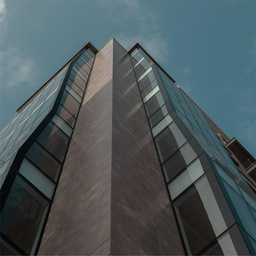
#> input picture right.jpg, 256 x 256 px, shrunk from 800 x 800 before the run
$ python Harris.py
#> lines starting #> are read from the running program, lines starting #| are printed output that depends on the picture; after the words box and inside, x2 and y2 are one past the last pixel; in counts of white or black regions, pixels touching at a corner belong together
import cv2
from matplotlib import pyplot as plt
import numpy as np

# detector parameters
block_size = 3
sobel_size = 3
k = 0.06

image = cv2.imread('right.jpg')
#> image is the input picture: shape (256, 256, 3); mean B, G, R 91.4, 88.1, 76

print(image.shape)
#| (256, 256, 3)
height = image.shape[0]
#> height = 256
width = image.shape[1]
#> width = 256
channels = image.shape[2]
#> channels = 3
print("width: %s  height: %s  channels: %s" % (width, height, channels))
#| width: 256  height: 256  channels: 3

gray_img = cv2.cvtColor(image, cv2.COLOR_BGR2GRAY)
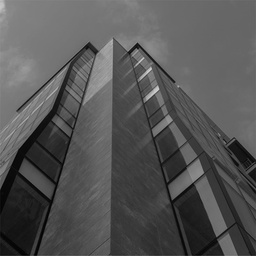
#> gray_img: shape (256, 256); min 1, max 213, mean 84.9

# modify the data type setting to 32-bit floating point
gray_img = np.float32(gray_img)

# detect the corners with appropriate values as input parameters
corners_img = cv2.cornerHarris(gray_img, block_size, sobel_size, k)
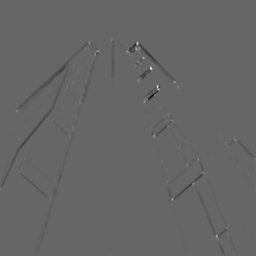
#> corners_img: shape (256, 256) float32; min -4993599, max 7445721, mean -24436; drawn with min black and max white

# result is dilated for marking the corners, not necessary
# kernel = cv2.getStructuringElement(cv2.MORPH_RECT, (3, 3))
# dst = cv2.dilate(corners_img, kernel)

dst = corners_img

# Threshold for an optimal value, marking the corners in Green
# image[corners_img>0.01*corners_img.max()] = [0,0,255]

for r in range(height):
    for c in range(width):
        pix = dst[r, c]
        if pix > 0.05 * dst.max():
            cv2.circle(image, (c, r), 5, (0, 0, 255), 0)
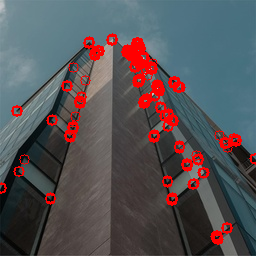
#> image: shape (256, 256, 3); 6.12% of pixels changed, all inside (x1, y1, x2, y2) = (0, 33, 256, 245)

image = cv2.cvtColor(image, cv2.COLOR_BGR2RGB)
plt.imshow(image)
plt.show()

$ run again, with left.jpg copied over right.jpg
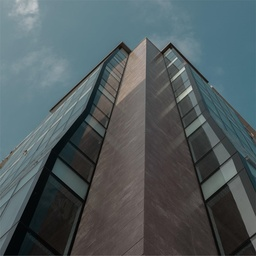
#> input picture left.jpg, 256 x 256 px, shrunk from 800 x 800 before the run
#> image is the input picture: shape (256, 256, 3); mean B, G, R 94.4, 91.4, 80.4
#| (256, 256, 3)
#| width: 256  height: 256  channels: 3
#> `corners_img = cv2.cornerHarris(gray_img, block_size, sobel_size, k)`:
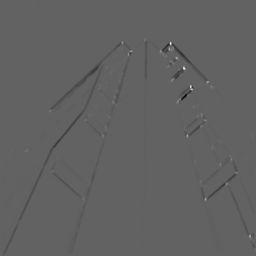
#> corners_img: shape (256, 256) float32; min -4719908, max 7536894, mean -24900.1; drawn with min black and max white
#> after the loop `for r in range(height):`:
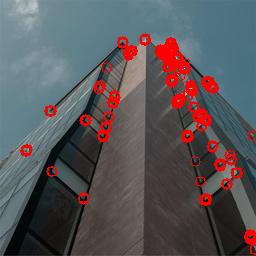
#> image: shape (256, 256, 3); 5.73% of pixels changed, all inside (x1, y1, x2, y2) = (20, 33, 256, 255)

$ run again, with logleft.png saved as right.jpg
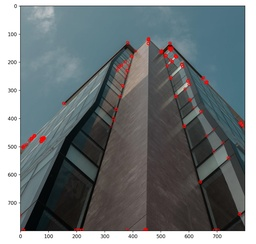
#> input picture logleft.png, 256 x 244 px, shrunk from 1092 x 1039 before the run
#> image is the input picture: shape (244, 256, 3); mean B, G, R 122.1, 119.8, 112.7
#| (244, 256, 3)
#| width: 256  height: 244  channels: 3
#> `corners_img = cv2.cornerHarris(gray_img, block_size, sobel_size, k)`:
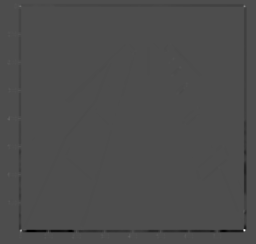
#> corners_img: shape (244, 256) float32; min -78408648, max 180643040, mean -631141.2; drawn with min black and max white
#> after the loop `for r in range(height):`:
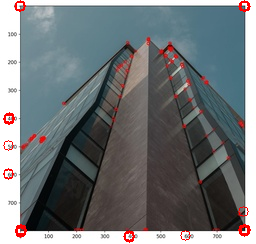
#> image: shape (244, 256, 3); 0.99% of pixels changed, all inside (x1, y1, x2, y2) = (3, 0, 251, 243)
